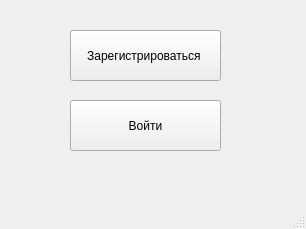
<?xml version="1.0" encoding="UTF-8"?>
<ui version="4.0">
 <class>MainWindow</class>
 <widget class="QMainWindow" name="MainWindow">
  <property name="geometry">
   <rect>
    <x>0</x>
    <y>0</y>
    <width>306</width>
    <height>229</height>
   </rect>
  </property>
  <property name="windowTitle">
   <string>MainWindow</string>
  </property>
  <widget class="QWidget" name="centralwidget">
   <widget class="QPushButton" name="pushButton_2">
    <property name="geometry">
     <rect>
      <x>70</x>
      <y>30</y>
      <width>151</width>
      <height>51</height>
     </rect>
    </property>
    <property name="text">
     <string>Зарегистрироваться </string>
    </property>
   </widget>
   <widget class="QPushButton" name="pushButton_3">
    <property name="geometry">
     <rect>
      <x>70</x>
      <y>100</y>
      <width>151</width>
      <height>51</height>
     </rect>
    </property>
    <property name="text">
     <string>Войти</string>
    </property>
   </widget>
  </widget>
  <widget class="QMenuBar" name="menubar">
   <property name="geometry">
    <rect>
     <x>0</x>
     <y>0</y>
     <width>306</width>
     <height>21</height>
    </rect>
   </property>
  </widget>
  <widget class="QStatusBar" name="statusbar"/>
 </widget>
 <resources/>
 <connections/>
</ui>
